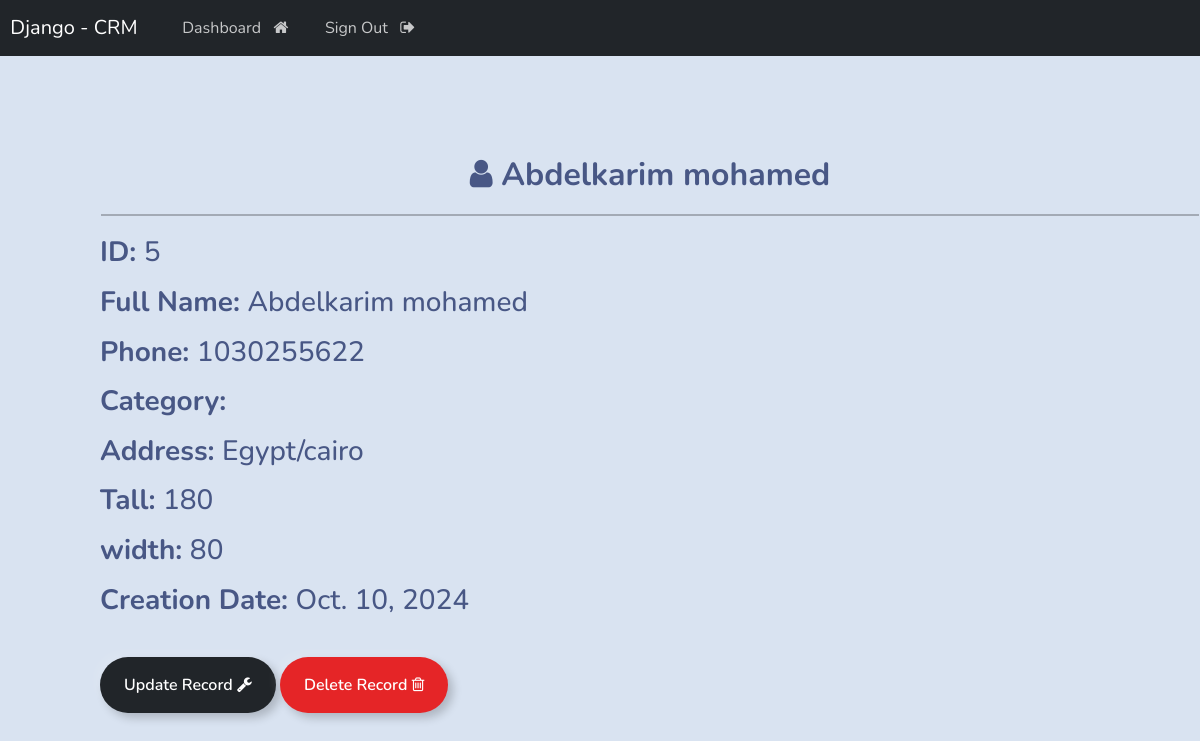
The page /view/5/ (signed in) on the database its author committed.
### webapp/models.py (models this page shows, shortened)
class Record(models.Model):
    first_name=models.CharField(max_length=250)
    last_name=models.CharField(max_length=250)
    phone=models.IntegerField()
    tall=models.IntegerField()
    width=models.IntegerField()
    address=models.CharField(max_length=500)
    create_at=models.DateField(auto_now_add=True)
    category=models.ForeignKey(Category,on_delete=models.CASCADE)
    class Meta:
        ordering=['-id']

### webapp/views.py (the view)
# urls.py: path('view/<int:record_id>/',views.view_record,name="view_record"),
@login_required(login_url='login')
def view_record(request,record_id):
    all_records=get_object_or_404(Record,id=record_id)
    context={'record':all_records}
    return render(request,'web/view_record.html',context)

### templates/web/view_record.html
{% extends 'base.html' %}
{% load crispy_forms_tags %}
{% block content %}
<div style="padding-left: 100px; padding-top: 100px; padding-bottom: 40px;">
    <strong class="text-center">
        <h2>
            <b><i class="fa fa-user" aria-hidden="true"></i>
                 {{ record.first_name|capfirst }} {{ record.last_name }}</b>
        </h2>
    </strong>
    <hr style="border:1px solid #000;margin: 20px 1px;">
    <div class="cart-body">
        <h3>
            <p><strong>ID: </strong>{{ record.id }}</p>
            <p><strong>Full Name: </strong>  {{ record.first_name|capfirst }} {{ record.last_name }}</p>
            <p><strong>Phone: </strong>{{ record.phone }}</p>
            <p><strong>Category: </strong>{{ record.categoty }}</p>
            <p><strong>Address: </strong>{{ record.address }}</p>
            <p><strong>Tall: </strong>{{ record.tall }}</p>
            <p><strong>width: </strong>{{ record.width }}</p>
            <p><strong>Creation Date: </strong>{{ record.create_at }}</p>
        </h3>
    </div>
    <br>
    <a href="{% url 'update_record' record.id %}" class="btn btn-outline-dark">Update Record <i class="fa fa-wrench" aria-hidden="true"></i>
    </a>
    <a href="{% url 'delete_record' record.id %}" onclick="return confirm('Are you sure you want to delete this record?')" class="btn btn-outline-danger">Delete Record <i class="fa fa-trash-o" aria-hidden="true"></i>
    </a>
</div>
{% endblock %}

### rows shown on the page
Record: first_name "Abdelkarim", last_name "mohamed", id "5", phone "1030255622", address "Egypt/cairo", tall "180", width "80", create_at "Oct. 10, 2024"
